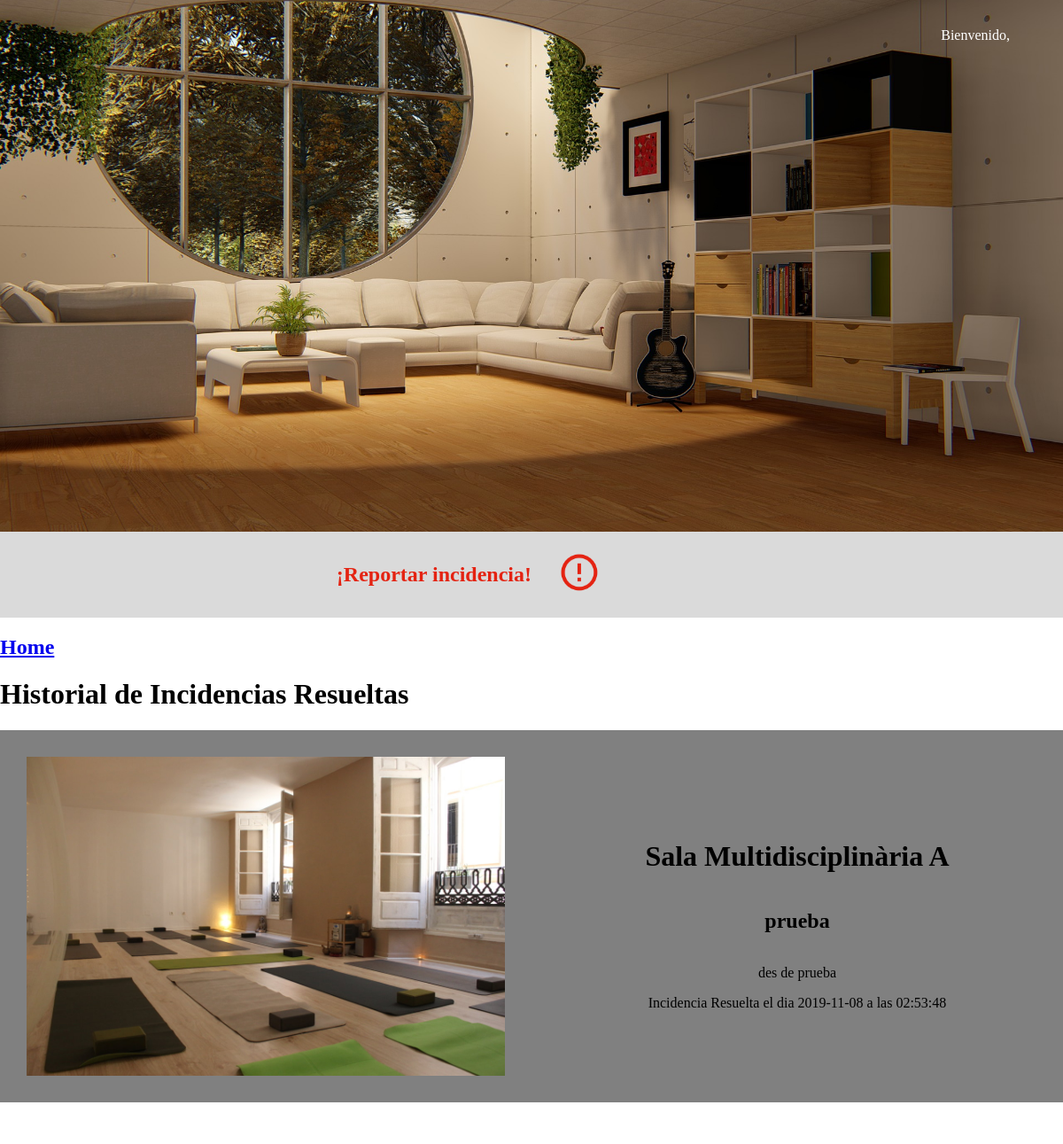
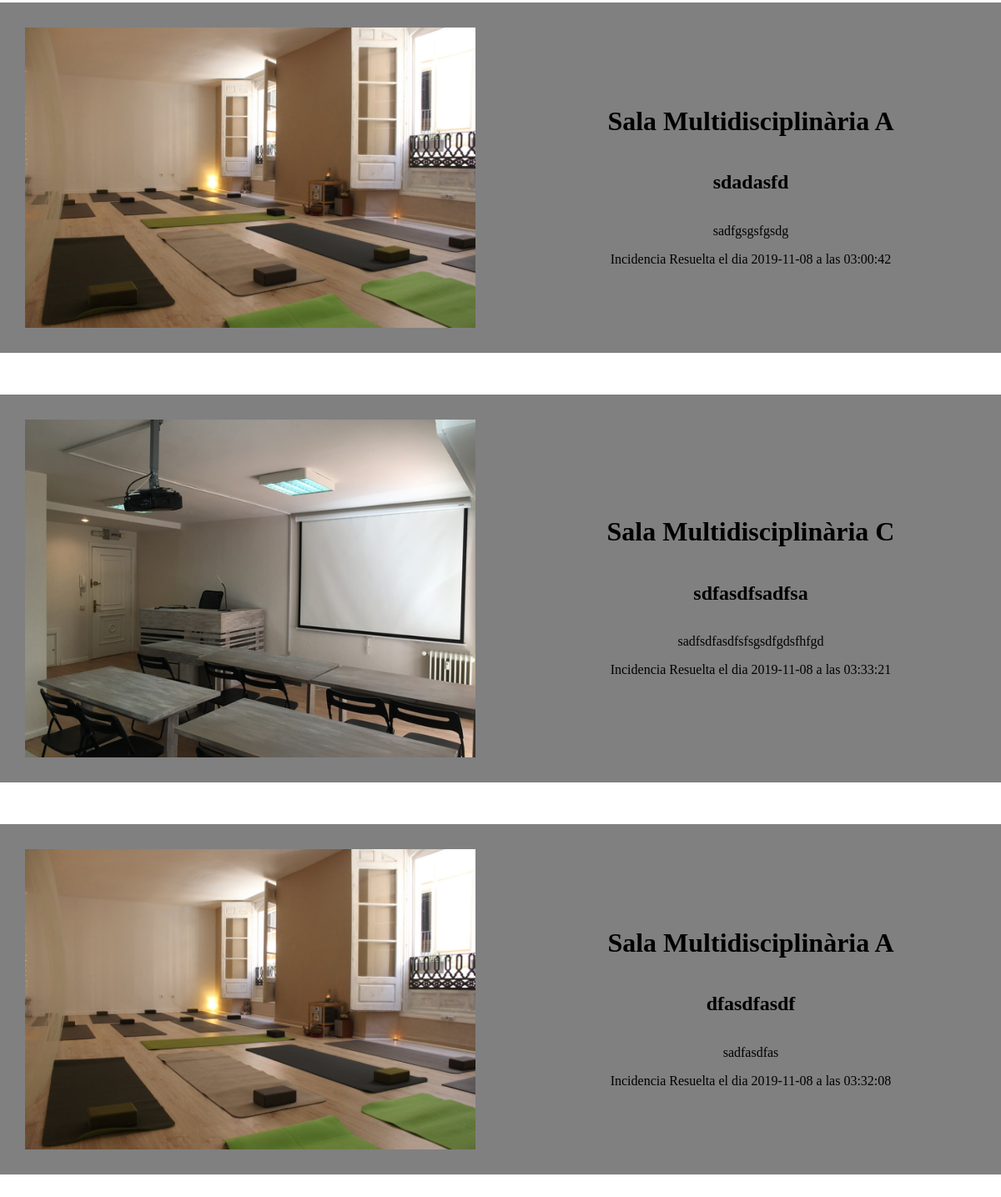
Page /adminIncidencia.php?variableid=1 on the committed database (2 pictures, top to bottom).
### tables this page shows
CREATE TABLE `incidencia` (
  `id_incidencia` int(11) NOT NULL,
  `titulo_inci` varchar(50) NOT NULL,
  `descrip_ini` text NOT NULL,
  `fecha_ini_inc` date NOT NULL,
  `fecha_fin_inc` date DEFAULT NULL,
  `hora_ini_inc` time NOT NULL,
  `hora_fin_inc` time DEFAULT NULL,
  `status_inc` enum('progress','done') NOT NULL,
  `id_reserva` int(11) NOT NULL
);

CREATE TABLE `recursos` (
  `id_recurso` int(11) NOT NULL,
  `nom_rec` varchar(50) NOT NULL,
  `disp_rec` enum('Disponible','Ocupado') NOT NULL,
  `tipo_rec` enum('Sala Multidisciplinaria','Sala Informatica','Taller de Cocina','Despacho','Sala de actos','Sala de reuniones','Proyector','Portatil','Movil') NOT NULL,
  `imagen_rec` varchar(100) NOT NULL,
  `desc_rec` text NOT NULL
);

### adminIncidencia.php (the view, shortened to what this page needs)
<!DOCTYPE html>
<html>
<head>
    <link rel="stylesheet" type="text/css" href="css/estilos.css">
</head>
<?php
include "./login/services/connection.php";
$sqlHistorial  = "SELECT * FROM `incidencia` INNER JOIN `reserva` ON `incidencia`.`id_reserva` = `reserva`.`id_reserva` INNER JOIN `recursos` ON `reserva`.`id_recursos` = `recursos`.`id_recurso` WHERE `status_inc`='done'";
$result_queryHist = mysqli_query($conn, $sqlHistorial) or die("Algo ha ido mal en la consulta a la base de datos");
?>
<body>
    <div class="header">
        <div class="head logo">
        </div>
        <div class="head login">
            <a href="./login/index.php">
                <p>Bienvenido, <?php echo $_SESSION['nombre']; ?> </p>
            </a>
        </div>
    </div>
    <div class="home" style="height: 75vh!important">
        <div class="division left">
        </div>
        <div class="division right">
        </div>
    </div>
    <div class="div-incid">
        <div class="par-incid">
            <a href="incidencia.php?variableid=<?php echo $_REQUEST['variableid']; ?>"><h2>¡Reportar incidencia!</h2></a>
        </div>
        <div class="par-incid">
            <img src="./img/incidencias/logo-incid.png">
        </div>
    </div>
    <a href="home.php?variableid=<?php echo $_REQUEST['variableid']; ?>"><h2>Home</h2></a>
    ?><h1>Historial de Incidencias Resueltas</h1><?php
    while ($row = mysqli_fetch_array($result_queryHist)) {
        ?>
        <div class="content">
            <div class="cont-recursos">
                <div class="rec-unico">
                    <div class="rec-part">
                        <img src=<?php echo $row['imagen_rec']; ?> style="object-fit: cover;">
                    </div>
                    <div class="rec-part">
                        <h1><?php echo $row['nom_rec']; ?></h1>
                        <h2><?php echo $row['titulo_inci']; ?></h2>
                        <p><?php echo $row['descrip_ini']; ?></p>
                            <a class="res-button">Incidencia Resuelta el dia <?php echo $row['fecha_fin_inc']; ?> a las <?php echo $row['hora_fin_inc']; ?></a>
                    </div>
                </div>
            </div>
        </div style="height: 500px;">
    <?php
    }
    ?>
</body>
</html>

### css/estilos.css (style rules this page uses)
body { font-family: 'Raleway'; overflow-x: hidden; margin: 0; padding: 0; }
.header { width: 100%; display: flex; position: absolute; }
.header .head { width: 50%; }
.header .head a { float: right; }
.header .login { padding: 15px 60px; }
.header .login a { text-decoration: none; }
.header .login p { color: white; text-decoration: none; }
.home { background: url('bg/5.jpg'); background-size: cover; background-position: left; height: 100vh; width: 100%; display: flex; }
.home .division { width: 50%; }
.home .division.left { display: flex; flex-flow: column; align-items: center; justify-content: center; padding: 5%; }
.content .cont-recursos .rec-unico { background-color: grey; margin-bottom: 50px; display: flex; }
.content .cont-recursos .rec-unico .rec-part { padding: 30px; width: 50%; display: flex; flex-flow: column nowrap; align-items: center; justify-content: center; }
.content .cont-recursos .rec-unico .rec-part img { width: 100%; }
.div-incid { width: 100%; background-color: #dadada; display: flex!important; flex-flow: row; align-items: center; justify-content: center; padding: 15px 0; }
.div-incid .par-incid { width: 20%; }
.div-incid .par-incid h2 { color: #e42312; float: right; }
.div-incid .par-incid img { margin-left: 30px; width: 20%; transition: 0.5s; }

### rows in the picture
incidencia: recursos.imagen_rec (picture), recursos.nom_rec "Sala Multidisciplinària A", titulo_inci "prueba", descrip_ini "des de prueba", fecha_fin_inc "2019-11-08", hora_fin_inc "02:53:48"
incidencia: recursos.imagen_rec (picture), recursos.nom_rec "Sala Multidisciplinària A", titulo_inci "sdadasfd", descrip_ini "sadfgsgsfgsdg", fecha_fin_inc "2019-11-08", hora_fin_inc "03:00:42"
incidencia: recursos.imagen_rec (picture), recursos.nom_rec "Sala Multidisciplinària C", titulo_inci "sdfasdfsadfsa", descrip_ini "sadfsdfasdfsfsgsdfgdsfhfgd", fecha_fin_inc "2019-11-08", hora_fin_inc "03:33:21"
incidencia: recursos.imagen_rec (picture), recursos.nom_rec "Sala Multidisciplinària A", titulo_inci "dfasdfasdf", descrip_ini "sadfasdfas", fecha_fin_inc "2019-11-08", hora_fin_inc "03:32:08"
